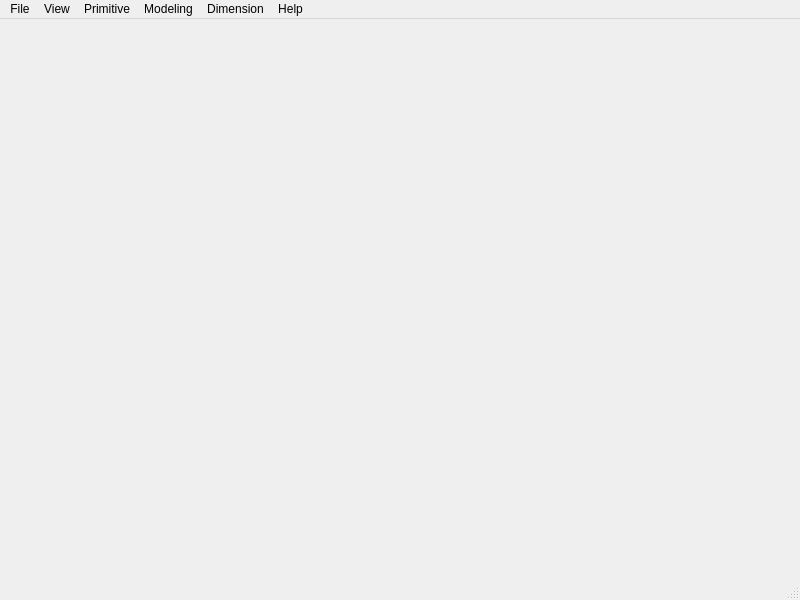
<?xml version="1.0" encoding="UTF-8"?>
<ui version="4.0">
 <class>occQtClass</class>
 <widget class="QMainWindow" name="occQtClass">
  <property name="geometry">
   <rect>
    <x>0</x>
    <y>0</y>
    <width>800</width>
    <height>600</height>
   </rect>
  </property>
  <property name="windowTitle">
   <string>occQt</string>
  </property>
  <property name="windowIcon">
   <iconset resource="occqt.qrc">
    <normaloff>:/Resources/lamp.png</normaloff>:/Resources/lamp.png</iconset>
  </property>
  <widget class="QWidget" name="centralWidget"/>
  <widget class="QMenuBar" name="menuBar">
   <property name="geometry">
    <rect>
     <x>0</x>
     <y>0</y>
     <width>800</width>
     <height>23</height>
    </rect>
   </property>
   <widget class="QMenu" name="menuFile">
    <property name="title">
     <string>File</string>
    </property>
    <addaction name="actionOpen"/>
    <addaction name="actionSave"/>
    <addaction name="separator"/>
    <addaction name="actionExit"/>
   </widget>
   <widget class="QMenu" name="menuView">
    <property name="title">
     <string>View</string>
    </property>
    <addaction name="actionZoom"/>
    <addaction name="actionPan"/>
    <addaction name="actionRotate"/>
    <addaction name="separator"/>
    <addaction name="actionReset"/>
    <addaction name="actionFitAll"/>
   </widget>
   <widget class="QMenu" name="menuPrimitive">
    <property name="title">
     <string>Primitive</string>
    </property>
    <addaction name="actionBox"/>
    <addaction name="actionCone"/>
    <addaction name="actionSphere"/>
    <addaction name="actionCylinder"/>
    <addaction name="actionTorus"/>
   </widget>
   <widget class="QMenu" name="menuModeling">
    <property name="title">
     <string>Modeling</string>
    </property>
    <addaction name="actionFillet"/>
    <addaction name="actionChamfer"/>
    <addaction name="actionExtrude"/>
    <addaction name="actionRevolve"/>
    <addaction name="actionLoft"/>
    <addaction name="separator"/>
    <addaction name="actionCut"/>
    <addaction name="actionFuse"/>
    <addaction name="actionCommon"/>
    <addaction name="separator"/>
    <addaction name="actionHelix"/>
   </widget>
   <widget class="QMenu" name="menuHelp">
    <property name="title">
     <string>Help</string>
    </property>
    <addaction name="actionAbout"/>
   </widget>
   <widget class="QMenu" name="menuDimension">
    <property name="title">
     <string>Dimension</string>
    </property>
    <addaction name="actionLength"/>
    <addaction name="actionVertices"/>
    <addaction name="actionAngle"/>
    <addaction name="actionRadius"/>
    <addaction name="actionDiameter"/>
   </widget>
   <addaction name="menuFile"/>
   <addaction name="menuView"/>
   <addaction name="menuPrimitive"/>
   <addaction name="menuModeling"/>
   <addaction name="menuDimension"/>
   <addaction name="menuHelp"/>
  </widget>
  <widget class="QStatusBar" name="statusBar"/>
  <action name="actionZoom">
   <property name="checkable">
    <bool>false</bool>
   </property>
   <property name="icon">
    <iconset resource="occqt.qrc">
     <normaloff>:/Resources/Zoom.png</normaloff>:/Resources/Zoom.png</iconset>
   </property>
   <property name="text">
    <string>Zoom</string>
   </property>
  </action>
  <action name="actionPan">
   <property name="checkable">
    <bool>false</bool>
   </property>
   <property name="icon">
    <iconset resource="occqt.qrc">
     <normaloff>:/Resources/Pan.png</normaloff>:/Resources/Pan.png</iconset>
   </property>
   <property name="text">
    <string>Pan</string>
   </property>
  </action>
  <action name="actionRotate">
   <property name="checkable">
    <bool>false</bool>
   </property>
   <property name="checked">
    <bool>false</bool>
   </property>
   <property name="icon">
    <iconset resource="occqt.qrc">
     <normaloff>:/Resources/Rotate.png</normaloff>:/Resources/Rotate.png</iconset>
   </property>
   <property name="text">
    <string>Rotate</string>
   </property>
  </action>
  <action name="actionReset">
   <property name="icon">
    <iconset resource="occqt.qrc">
     <normaloff>:/Resources/Home.png</normaloff>:/Resources/Home.png</iconset>
   </property>
   <property name="text">
    <string>Reset</string>
   </property>
  </action>
  <action name="actionFitAll">
   <property name="icon">
    <iconset resource="occqt.qrc">
     <normaloff>:/Resources/FitAll.png</normaloff>:/Resources/FitAll.png</iconset>
   </property>
   <property name="text">
    <string>FitAll</string>
   </property>
  </action>
  <action name="actionAbout">
   <property name="icon">
    <iconset resource="occqt.qrc">
     <normaloff>:/Resources/lamp.png</normaloff>:/Resources/lamp.png</iconset>
   </property>
   <property name="text">
    <string>About</string>
   </property>
  </action>
  <action name="actionBox">
   <property name="icon">
    <iconset resource="occqt.qrc">
     <normaloff>:/Resources/box.png</normaloff>:/Resources/box.png</iconset>
   </property>
   <property name="text">
    <string>Box</string>
   </property>
  </action>
  <action name="actionCone">
   <property name="icon">
    <iconset resource="occqt.qrc">
     <normaloff>:/Resources/cone.png</normaloff>:/Resources/cone.png</iconset>
   </property>
   <property name="text">
    <string>Cone</string>
   </property>
  </action>
  <action name="actionSphere">
   <property name="icon">
    <iconset resource="occqt.qrc">
     <normaloff>:/Resources/sphere.png</normaloff>:/Resources/sphere.png</iconset>
   </property>
   <property name="text">
    <string>Sphere</string>
   </property>
  </action>
  <action name="actionCylinder">
   <property name="icon">
    <iconset resource="occqt.qrc">
     <normaloff>:/Resources/cylinder.png</normaloff>:/Resources/cylinder.png</iconset>
   </property>
   <property name="text">
    <string>Cylinder</string>
   </property>
  </action>
  <action name="actionTorus">
   <property name="icon">
    <iconset resource="occqt.qrc">
     <normaloff>:/Resources/torus.png</normaloff>:/Resources/torus.png</iconset>
   </property>
   <property name="text">
    <string>Torus</string>
   </property>
  </action>
  <action name="actionFillet">
   <property name="icon">
    <iconset resource="occqt.qrc">
     <normaloff>:/Resources/fillet.png</normaloff>:/Resources/fillet.png</iconset>
   </property>
   <property name="text">
    <string>Fillet</string>
   </property>
  </action>
  <action name="actionChamfer">
   <property name="icon">
    <iconset resource="occqt.qrc">
     <normaloff>:/Resources/chamfer.png</normaloff>:/Resources/chamfer.png</iconset>
   </property>
   <property name="text">
    <string>Chamfer</string>
   </property>
  </action>
  <action name="actionExtrude">
   <property name="icon">
    <iconset resource="occqt.qrc">
     <normaloff>:/Resources/extrude.png</normaloff>:/Resources/extrude.png</iconset>
   </property>
   <property name="text">
    <string>Extrude</string>
   </property>
  </action>
  <action name="actionRevolve">
   <property name="icon">
    <iconset resource="occqt.qrc">
     <normaloff>:/Resources/revolve.png</normaloff>:/Resources/revolve.png</iconset>
   </property>
   <property name="text">
    <string>Rovelve</string>
   </property>
  </action>
  <action name="actionLoft">
   <property name="icon">
    <iconset resource="occqt.qrc">
     <normaloff>:/Resources/loft.png</normaloff>:/Resources/loft.png</iconset>
   </property>
   <property name="text">
    <string>Loft</string>
   </property>
  </action>
  <action name="actionCut">
   <property name="icon">
    <iconset resource="occqt.qrc">
     <normaloff>:/Resources/cut.png</normaloff>:/Resources/cut.png</iconset>
   </property>
   <property name="text">
    <string>Cut</string>
   </property>
  </action>
  <action name="actionFuse">
   <property name="icon">
    <iconset resource="occqt.qrc">
     <normaloff>:/Resources/fuse.png</normaloff>:/Resources/fuse.png</iconset>
   </property>
   <property name="text">
    <string>Fuse</string>
   </property>
  </action>
  <action name="actionCommon">
   <property name="icon">
    <iconset resource="occqt.qrc">
     <normaloff>:/Resources/common.png</normaloff>:/Resources/common.png</iconset>
   </property>
   <property name="text">
    <string>Common</string>
   </property>
  </action>
  <action name="actionHelix">
   <property name="icon">
    <iconset resource="occqt.qrc">
     <normaloff>:/Resources/helix.png</normaloff>:/Resources/helix.png</iconset>
   </property>
   <property name="text">
    <string>Helix</string>
   </property>
  </action>
  <action name="actionViewBack">
   <property name="icon">
    <iconset resource="occqt.qrc">
     <normaloff>:/Resources/view-back.svg</normaloff>:/Resources/view-back.svg</iconset>
   </property>
   <property name="text">
    <string>ViewBack</string>
   </property>
   <property name="toolTip">
    <string>ViewBack</string>
   </property>
  </action>
  <action name="actionViewBottom">
   <property name="icon">
    <iconset resource="occqt.qrc">
     <normaloff>:/Resources/view-bottom.svg</normaloff>:/Resources/view-bottom.svg</iconset>
   </property>
   <property name="text">
    <string>ViewBottom</string>
   </property>
   <property name="toolTip">
    <string>ViewBottom</string>
   </property>
  </action>
  <action name="actionViewFront">
   <property name="icon">
    <iconset resource="occqt.qrc">
     <normaloff>:/Resources/view-front.svg</normaloff>:/Resources/view-front.svg</iconset>
   </property>
   <property name="text">
    <string>ViewFront</string>
   </property>
   <property name="toolTip">
    <string>ViewFront</string>
   </property>
  </action>
  <action name="actionViewIso">
   <property name="icon">
    <iconset resource="occqt.qrc">
     <normaloff>:/Resources/view-iso.svg</normaloff>:/Resources/view-iso.svg</iconset>
   </property>
   <property name="text">
    <string>ViewIso</string>
   </property>
   <property name="toolTip">
    <string>ViewIso</string>
   </property>
  </action>
  <action name="actionViewLeft">
   <property name="icon">
    <iconset resource="occqt.qrc">
     <normaloff>:/Resources/view-left.svg</normaloff>:/Resources/view-left.svg</iconset>
   </property>
   <property name="text">
    <string>ViewLeft</string>
   </property>
   <property name="toolTip">
    <string>ViewLeft</string>
   </property>
  </action>
  <action name="actionViewRight">
   <property name="icon">
    <iconset resource="occqt.qrc">
     <normaloff>:/Resources/view-right.svg</normaloff>:/Resources/view-right.svg</iconset>
   </property>
   <property name="text">
    <string>ViewRight</string>
   </property>
   <property name="toolTip">
    <string>ViewRight</string>
   </property>
  </action>
  <action name="actionViewTop">
   <property name="icon">
    <iconset resource="occqt.qrc">
     <normaloff>:/Resources/view-top.svg</normaloff>:/Resources/view-top.svg</iconset>
   </property>
   <property name="text">
    <string>ViewTop</string>
   </property>
   <property name="toolTip">
    <string>ViewTop</string>
   </property>
  </action>
  <action name="actionDelete">
   <property name="icon">
    <iconset resource="occqt.qrc">
     <normaloff>:/Resources/recycle.png</normaloff>:/Resources/recycle.png</iconset>
   </property>
   <property name="text">
    <string>Delete</string>
   </property>
   <property name="toolTip">
    <string>Delete</string>
   </property>
  </action>
  <action name="actionShading">
   <property name="icon">
    <iconset resource="occqt.qrc">
     <normaloff>:/Resources/tool-shading.png</normaloff>:/Resources/tool-shading.png</iconset>
   </property>
   <property name="text">
    <string>Shading</string>
   </property>
   <property name="toolTip">
    <string>Shading</string>
   </property>
  </action>
  <action name="actionWireFrame">
   <property name="icon">
    <iconset resource="occqt.qrc">
     <normaloff>:/Resources/tool-wireframe.png</normaloff>:/Resources/tool-wireframe.png</iconset>
   </property>
   <property name="text">
    <string>WireFrame</string>
   </property>
   <property name="toolTip">
    <string>WireFrame</string>
   </property>
  </action>
  <action name="actionMeasure">
   <property name="checkable">
    <bool>true</bool>
   </property>
   <property name="icon">
    <iconset resource="occqt.qrc">
     <normaloff>:/Resources/measure.png</normaloff>:/Resources/measure.png</iconset>
   </property>
   <property name="text">
    <string>Measure</string>
   </property>
   <property name="toolTip">
    <string>Measure</string>
   </property>
  </action>
  <action name="actionLength">
   <property name="text">
    <string>Length</string>
   </property>
   <property name="shortcut">
    <string>Ctrl+L</string>
   </property>
  </action>
  <action name="actionVertices">
   <property name="text">
    <string>Vertices</string>
   </property>
   <property name="shortcut">
    <string>Ctrl+V</string>
   </property>
  </action>
  <action name="actionAngle">
   <property name="text">
    <string>Angle</string>
   </property>
   <property name="shortcut">
    <string>Ctrl+A</string>
   </property>
  </action>
  <action name="actionRadius">
   <property name="text">
    <string>Radius</string>
   </property>
   <property name="shortcut">
    <string>Ctrl+R</string>
   </property>
  </action>
  <action name="actionDiameter">
   <property name="text">
    <string>Diameter</string>
   </property>
   <property name="shortcut">
    <string>Ctrl+D</string>
   </property>
  </action>
  <action name="actionOpen">
   <property name="text">
    <string>Open</string>
   </property>
   <property name="shortcut">
    <string>Ctrl+O</string>
   </property>
  </action>
  <action name="actionSave">
   <property name="text">
    <string>Save</string>
   </property>
   <property name="toolTip">
    <string>Save</string>
   </property>
   <property name="shortcut">
    <string>Ctrl+S</string>
   </property>
  </action>
  <action name="actionExit">
   <property name="text">
    <string>Exit</string>
   </property>
   <property name="toolTip">
    <string>Exit</string>
   </property>
   <property name="shortcut">
    <string>Ctrl+E</string>
   </property>
  </action>
 </widget>
 <layoutdefault spacing="6" margin="11"/>
 <resources>
  <include location="occqt.qrc"/>
 </resources>
 <connections/>
</ui>
